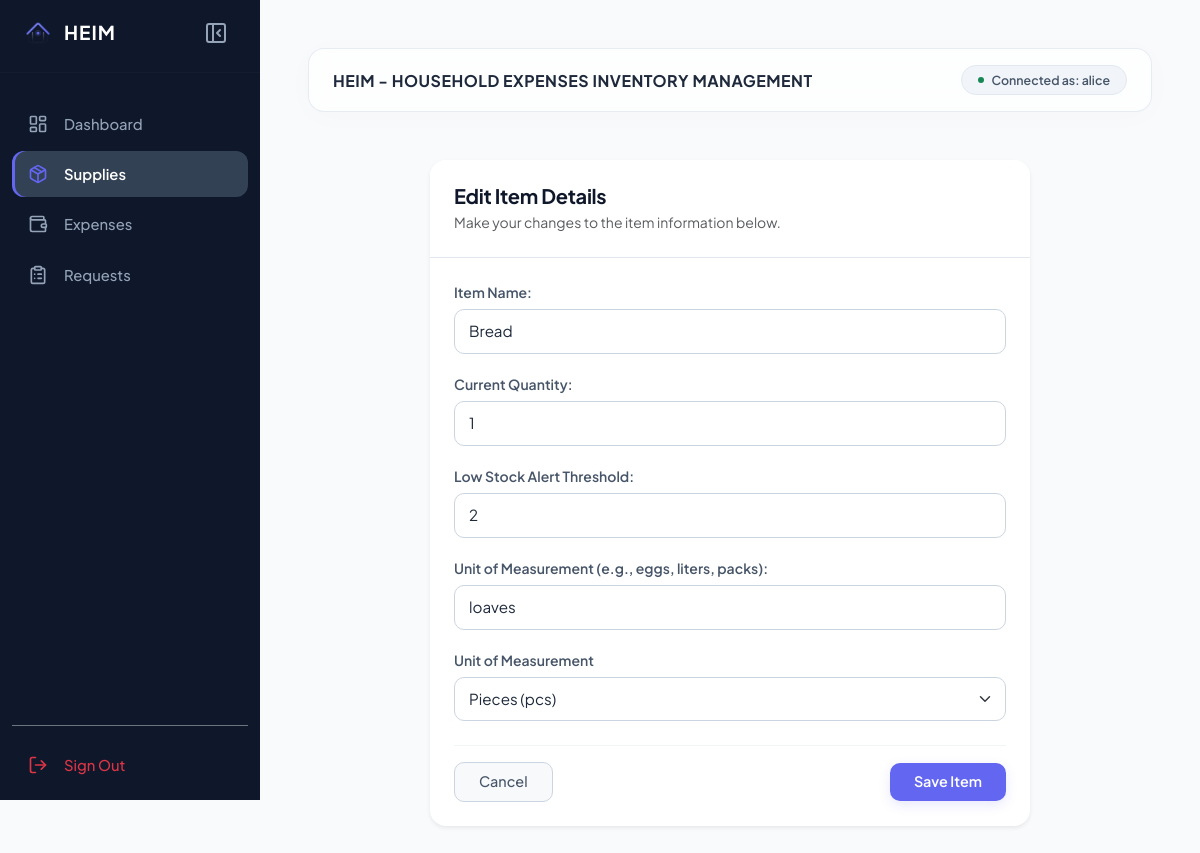
The app's page /inventory/3/edit/ (signed in) with its own data.
### household/models.py (models this page shows, shortened)
class BaseModel(models.Model):
    created_at = models.DateTimeField(auto_now_add=True, db_index=True)
    updated_at = models.DateTimeField(auto_now=True)
    class Meta:
        abstract = True

class InventoryItem(BaseModel):
    item_name = models.CharField(max_length=150)
    current_stock = models.IntegerField(default=0)
    min_stock_threshold = models.IntegerField(default=2)
    unit = models.CharField(max_length=50, default="pieces")

### household/views.py (the view)
# urls.py: path('inventory/<int:pk>/edit/', InventoryUpdateView.as_view(), name='inventory-edit'),
class InventoryUpdateView(LoginRequiredMixin, UpdateView):
    model = InventoryItem
    form_class = InventoryItemForm
    template_name = 'inventory/inventory_form.html'
    success_url = reverse_lazy('inventory-list')

### household/forms.py
class InventoryItemForm(forms.ModelForm):
    class Meta:
        model = InventoryItem
        fields = ['item_name', 'current_stock', 'min_stock_threshold', 'unit']
        labels = {
            'item_name': 'Item Name',
            'current_stock': 'Current Quantity',
            'min_stock_threshold': 'Low Stock Alert Threshold',
            'unit': 'Unit of Measurement (e.g., eggs, liters, packs)',
        }

### templates/inventory/inventory_form.html (shortened to what this page needs)
{% extends 'base.html' %}
{% block content %}
<div class="card shadow-sm border-0 mx-auto" style="max-width: 600px; border-radius: 16px; overflow: hidden; background: #ffffff; border: 1px solid #e2e8f0;">
    <div class="p-4 border-bottom" style="background: #ffffff; border-color: #e2e8f0 !important;">
        <h4 class="mb-0 fw-bold" style="color: #0f172a; font-size: 1.25rem; letter-spacing: -0.3px;">
            {% if object %}Edit Item Details{% else %}Add New Supply Item{% endif %}
        </h4>
        <p class="text-muted small mb-0 mt-1">
            {% if object %}Make your changes to the item information below.{% else %}Fill in the details below to add a new item to your supplies.{% endif %}
        </p>
    </div>
    <div class="card-body p-4">
        <form method="POST" autocomplete="off">
            <div class="custom-form-wrapper">
                {% include 'includes/form.html' %}
                <div class="form-group mb-3">
                    <label for="id_unit" class="form-label">Unit of Measurement</label>
                    <select name="unit" id="id_unit" class="form-select">
                        <option value="pcs" {% if object.unit == 'pcs' %}selected{% endif %}>Pieces (pcs)</option>
                    </select>
                </div>
            </div>
            <div class="d-flex justify-content-between align-items-center mt-4 pt-3 border-top" style="border-color: #f1f5f9 !important;">
                <a href="{% url 'inventory-list' %}" class="btn btn-light px-4 py-2 fw-medium" style="border-radius: 10px; border-color: #cbd5e1; color: #475569; font-size: 0.9rem;">
                    Cancel
                </a>
                <button type="submit" class="btn btn-indigo px-4 py-2 fw-semibold text-white" style="background-color: var(--accent-color); border-radius: 10px; font-size: 0.9rem; border: none; box-shadow: 0 4px 12px rgba(99, 102, 241, 0.15);">
                    Save Item
                </button>
            </div>
        </form>
    </div>
</div>
{% endblock %}

### templates/base.html (shortened to what this page needs)
{% load static %}
<!DOCTYPE html>
<html lang="en">
<head>
    <link href="https://cdn.jsdelivr.net/npm/bootstrap@5.3.2/dist/css/bootstrap.min.css" rel="stylesheet">
</head>
<body>
    <aside class="sidebar" id="appSidebar">
        <div class="sidebar-header-row">
            <div class="brand-wrapper">
                <img src="{% static '/images/heim_logo.png' %}" alt="Heim Logo" width="28" height="28" style="object-fit: contain;">
                <span class="brand-title">HEIM</span>
            </div>
            <button class="gemini-toggle-btn" id="sidebarToggle" title="Toggle Sidebar">
                <div class="icon-collapse">
                    <i data-lucide="panel-left-close"></i>
                </div>
            </button>
        </div>
        <hr style="border-color: rgba(255,255,255,0.08); margin: 8px 0 16px 0;">
        <div class="nav-container d-flex flex-column justify-content-between">
            <ul class="nav flex-column gap-1">
                {% if user.is_authenticated %}
                <li class="nav-item">
                    <a href="{% url 'home' %}" class="nav-link {% if request.path == '/' or 'home' in request.path %}active{% endif %}">
                        <i data-lucide="layout-dashboard"></i>
                        <span class="nav-label">Dashboard</span>
                    </a>
                </li>
                <li class="nav-item">
                    <a href="{% url 'inventory-list' %}" class="nav-link {% if 'inventory' in request.path %}active{% endif %}">
                        <i data-lucide="package"></i>
                        <span class="nav-label">Supplies</span>
                    </a>
                </li>
                <li class="nav-item">
                    <a href="{% url 'expense-list' %}" class="nav-link {% if 'expense' in request.path %}active{% endif %}">
                        <i data-lucide="wallet"></i>
                        <span class="nav-label">Expenses</span>
                    </a>
                </li>
                <li class="nav-item">
                    <a href="{% url 'request-list' %}" class="nav-link {% if 'request' in request.path %}active{% endif %}">
                        <i data-lucide="clipboard-list"></i>
                        <span class="nav-label">Requests</span>
                    </a>
                </li>
                {% endif %}
            </ul>
            {% if user.is_authenticated %}
            <ul class="nav flex-column mt-auto border-top border-secondary pt-3">
                <li class="nav-item">
                    <form method="post" action="{% url 'account_logout' %}" class="d-inline w-100">
                        <button type="submit" class="nav-link btn btn-link text-start w-100 border-0 bg-transparent text-danger shadow-none">
                            <i data-lucide="log-out" class="text-danger"></i>
                            <span class="nav-label text-danger">Sign Out</span>
                        </button>
                    </form>
                </li>
            </ul>
            {% endif %}
        </div>
    </aside>
    <main class="main-content p-4 p-md-5" id="mainWorkspace">
        <header class="header-node d-flex justify-content-between align-items-center p-3 px-4 mb-5">
            <h2 class="h6 mb-0 fw-bold text-dark text-uppercase" style="letter-spacing: 0.5px; color: #1e293b !important;">HEIM - Household Expenses Inventory Management</h2>
            {% if user.is_authenticated %}
            <span class="badge badge-admin rounded-pill px-3 py-2 d-flex align-items-center gap-2">
                <span class="d-inline-block bg-success rounded-circle" style="width: 6px; height: 6px;"></span>
                Connected as: {{ user.username }}
            </span>
            {% else %}
            <a href="{% url 'account_login' %}" class="btn btn-sm btn-primary rounded-pill px-4">
                Sign In with Google
            </a>
            {% endif %}
        </header>
        <div class="content-body animate-fade-in">
            {% block content %}
            {% endblock %}
        </div>
    </main>
</body>
</html>

### templates/includes/form.html (shortened to what this page needs)
{% load widget_tweaks %}
{% for field in form %}
  <div class="form-group mb-3">
    <label class="form-label">{{ field.label_tag }}</label>
    <div>
      {% render_field field class="form-control" %}
    </div>
  </div>
{% endfor %}

### templates/base.html (style rules this page uses)
:root { --sidebar-expanded-width: 260px; --sidebar-collapsed-width: 76px; --bg-main: #f8fafc; --sidebar-bg: #0f172a; --sidebar-hover: #1e293b; --sidebar-active: #334155; --accent-color: #6366f1; --text-main: #334155; --text-muted: #94a3b8; --font-main: 'Plus Jakarta Sans', sans-serif; }
body { background-color: var(--bg-main); font-family: var(--font-main); color: var(--text-main); overflow-x: hidden; -webkit-font-smoothing: antialiased; }
.sidebar { width: var(--sidebar-expanded-width); height: 100vh; position: fixed; top: 0; left: 0; background-color: var(--sidebar-bg); color: white; z-index: 100; box-shadow: 1px 0 0 0 rgba(255, 255, 255, 0.05); transition: width 0.2s cubic-bezier(0.4, 0, 0.2, 1); overflow: hidden; display: flex; flex-direction: column; }
.main-content { margin-left: var(--sidebar-expanded-width); min-height: 100vh; transition: margin-left 0.2s cubic-bezier(0.4, 0, 0.2, 1); }
.sidebar-header-row { height: 64px; display: flex; align-items: center; padding: 0 24px; justify-content: space-between; }
.gemini-toggle-btn { background: transparent; border: none; color: var(--text-muted); width: 40px; height: 40px; border-radius: 50%; display: flex; align-items: center; justify-content: center; transition: all 0.2s ease; cursor: pointer; }
.icon-collapse { display: block; }
.brand-wrapper { display: flex; align-items: center; gap: 12px; transition: opacity 0.1s ease; }
.brand-title { font-weight: 700; letter-spacing: 1px; font-size: 1.2rem; color: #fff !important; }
.nav-container { padding: 12px; flex-grow: 1; }
.sidebar .nav-link { color: var(--text-muted); font-weight: 500; padding: 12px 16px; display: flex; align-items: center; gap: 16px; transition: all 0.15s ease; font-size: 0.925rem; border-radius: 12px; white-space: nowrap; }
.sidebar .nav-link svg { width: 20px; height: 20px; flex-shrink: 0; }
.nav-label { transition: opacity 0.1s ease; opacity: 1; }
.sidebar .nav-link.active { color: white; background-color: var(--sidebar-active); font-weight: 600; box-shadow: inset 3px 0 0 0 var(--accent-color); }
.sidebar .nav-link.active svg { color: var(--accent-color); }
.header-node { background: rgba(255, 255, 255, 0.75); backdrop-filter: blur(12px); -webkit-backdrop-filter: blur(12px); border-radius: 16px; border: 1px solid rgba(226, 232, 240, 0.8); box-shadow: 0 4px 30px rgba(0, 0, 0, 0.02); }
.badge-admin { background-color: #f1f5f9; color: #475569; font-weight: 600; font-size: 0.775rem; border: 1px solid #e2e8f0; }
.animate-fade-in { animation: fadeIn 0.4s cubic-bezier(0.4, 0, 0.2, 1); }

### templates/inventory/inventory_form.html (style rules this page uses)
.custom-form-wrapper input, .custom-form-wrapper select, .custom-form-wrapper textarea { border-radius: 10px !important; border: 1px solid #cbd5e1 !important; padding: 10px 14px !important; font-size: 0.95rem !important; color: #1e293b !important; background-color: #fff !important; transition: border-color 0.2s ease, box-shadow 0.2s ease !important; }
.custom-form-wrapper label { font-weight: 600 !important; color: #475569 !important; font-size: 0.875rem !important; margin-bottom: 6px !important; display: block; }
.custom-form-wrapper .mb-3, .custom-form-wrapper .form-group { margin-bottom: 1.25rem !important; }

### records on screen
InventoryItem: item_name "Bread" "1" "2" "loaves"

### other values on screen
{{ user.username }} "alice"
{{ field.label_tag }} "Item Name:" "Current Quantity:" "Low Stock Alert Threshold:" "Unit of Measurement (e.g., eggs, liters, packs):"
